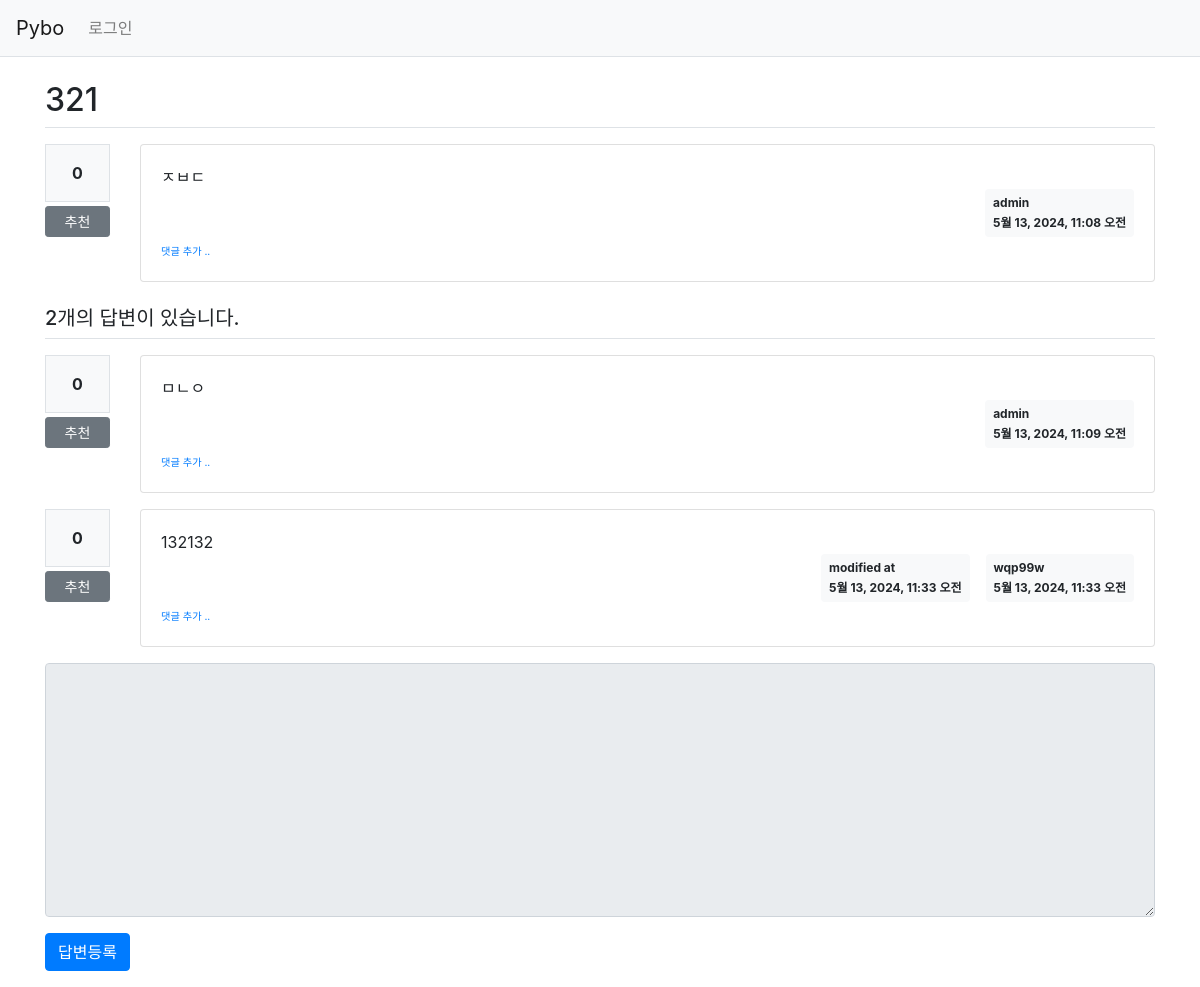
The page /pybo/307/ on the database its author committed.
### pybo/models.py (models this page shows, shortened)
class Question(models.Model):
    author = models.ForeignKey(User, on_delete=models.CASCADE, related_name='author_question')
    subject = models.CharField(max_length=200)
    content = models.TextField()
    create_date = models.DateTimeField()
    modify_date = models.DateTimeField(null=True, blank=True)
    voter = models.ManyToManyField(User, related_name='voter_question')

class Answer(models.Model):
    author = models.ForeignKey(User, on_delete=models.CASCADE, related_name='author_answer')
    question = models.ForeignKey(Question, on_delete=models.CASCADE)
    content = models.TextField()
    create_date = models.DateTimeField()
    modify_date = models.DateTimeField(null=True, blank=True)
    voter = models.ManyToManyField(User, related_name='voter_answer')

### pybo/views.py (the view)
# urls.py: path('<int:question_id>/', views.detail, name='detail'),
def detail(request, question_id):
    question = get_object_or_404(Question, pk=question_id)
    context = {'question': question}
    return render(request, 'pybo/question_detail.html', context)

### templates/pybo/question_detail.html (shortened to what this page needs)
{% extends 'base.html' %}
{% block content %}
<div class="container my-3">
    <h2 class="border-bottom py-2">{{ question.subject }}</h2>
    <div class="row my-3">
        <div class="col-1">
            <div class="bg-light text-center p-3 border font-weight-bolder mb-1">{{question.voter.count}}</div>
            <a href="#" data-uri="{% url 'pybo:vote_question' question.id  %}"
               class="recommend btn btn-sm btn-secondary btn-block my-1">추천</a>
        </div>
        <div class="col-11">
            <div class="card">
                <div class="card-body">
                    <div class="card-text" style="white-space: pre-line;">{{ question.content }}</div>
                    <div class="d-flex justify-content-end">
                        <div class="badge badge-light p-2 text-left">
                            <div class="mb-2">{{ question.author.username }}</div>
                            <div>{{ question.create_date }}</div>
                        </div>
                    </div>
                    <div>
                        <a href="{% url 'pybo:comment_create_question' question.id  %}"
                           class="small"><small>댓글 추가 ..</small></a>
                    </div>
                </div>
            </div>
        </div>
    </div>
    <h5 class="border-bottom my-3 py-2">{{question.answer_set.count}}개의 답변이 있습니다.</h5>
    {% for answer in question.answer_set.all %}
    <div class="row my-3">
        <div class="col-1">
            <div class="bg-light text-center p-3 border font-weight-bolder mb-1">{{answer.voter.count}}</div>
            <a href="#" data-uri="{% url 'pybo:vote_answer' answer.id  %}"
                class="recommend btn btn-sm btn-secondary btn-block my-1">추천</a>
        </div>
        <div class="col-11">
            <div class="card">
                <div class="card-body">
                    <div class="card-text" style="white-space: pre-line;">{{ answer.content }}</div>
                    <div class="d-flex justify-content-end">
                        {% if answer.modify_date %}
                        <div class="badge badge-light p-2 text-left mx-3">
                            <div class="mb-2">modified at</div>
                            <div>{{ answer.modify_date }}</div>
                        </div>
                        {% endif %}
                        <div class="badge badge-light p-2 text-left">
                            <div class="mb-2">{{ answer.author.username }}</div>
                            <div>{{ answer.create_date }}</div>
                        </div>
                    </div>
                    <div>
                        <a href="{% url 'pybo:comment_create_answer' answer.id  %}"
                           class="small"><small>댓글 추가 ..</small></a>
                    </div>
                </div>
            </div>
        </div>
    </div>
    {% endfor %}
    <form action="{% url 'pybo:answer_create' question.id %}" method="post" class="my-3">
        <div class="form-group">
            <textarea {% if not user.is_authenticated %}disabled{% endif %}
              name="content" id="content" class="form-control" rows="10"></textarea>
        </div>
        <input type="submit" value="답변등록" class="btn btn-primary">
    </form>
</div>
{% endblock %}

### static/style.css (style rules this page uses)
textarea { width:200% }

### rows shown on the page
Question: subject "321", voter.count "0", content "ㅈㅂㄷ", author.username "admin", create_date "5월 13, 2024, 11:08 오전", answer_set.count "2"
Answer: voter.count "0", content "ㅁㄴㅇ", author.username "admin", create_date "5월 13, 2024, 11:09 오전"
Answer: voter.count "0", content "132132", modify_date "5월 13, 2024, 11:33 오전", author.username "wqp99w", create_date "5월 13, 2024, 11:33 오전"
